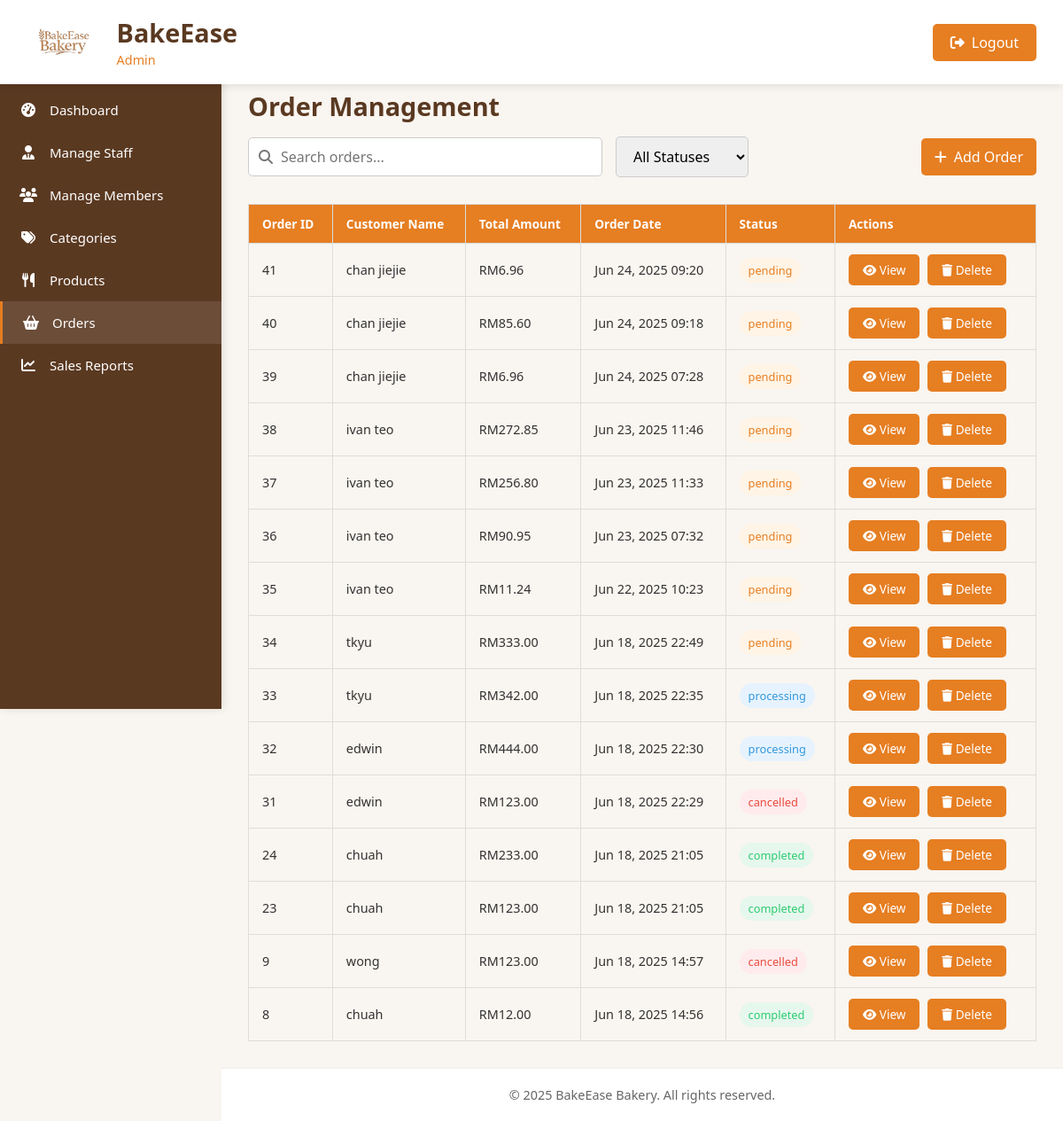
The app's page /admin-manage-orders.php (signed in) with its own data.
### tables this page shows
CREATE TABLE `orders` (
  `id` int(11) NOT NULL,
  `customer_id` int(11) DEFAULT NULL,
  `customer_name` varchar(100) NOT NULL DEFAULT 'Guest',
  `total_amount` decimal(10,2) DEFAULT NULL,
  `status` varchar(20) DEFAULT 'pending',
  `delivery_address` text DEFAULT NULL,
  `delivery_date` date DEFAULT NULL,
  `order_date` timestamp NOT NULL DEFAULT current_timestamp(),
  `customer_email` varchar(100) DEFAULT NULL,
  `customer_phone` varchar(20) DEFAULT NULL
);

### admin-manage-orders.php (the view, shortened to what this page needs)
<?php
require_once 'db_connection.php';
$orders = [];
try {
    $search = $_GET['search'] ?? '';
    $query = "SELECT o.id, o.customer_id,
             COALESCE(c.name, o.customer_name, 'Guest') AS customer_name,
             o.total_amount, o.status, o.order_date, o.delivery_address,
             COALESCE(o.customer_email, c.email, 'Not provided') AS customer_email,
             COALESCE(o.customer_phone, c.phone, 'Not provided') AS customer_phone
      FROM orders o
      LEFT JOIN customers c ON o.customer_id = c.id
      WHERE 1=1";
    $query .= " ORDER BY o.order_date DESC";
    $stmt = $conn->prepare($query);
    $stmt->execute();
    $result = $stmt->get_result();
    $orders = $result->fetch_all(MYSQLI_ASSOC);
} catch (Exception $e) {
    $error_message = "Error fetching orders: " . $e->getMessage();
}
?>
<!DOCTYPE html>
<html lang="en">
<head>
    <link rel="stylesheet" href="https://cdnjs.cloudflare.com/ajax/libs/font-awesome/6.4.0/css/all.min.css">
    <link rel="stylesheet" href="sidebar.css">
</head>
<body>
    <header class="admin-header">
        <div class="logo-container">
            <img src="images/logo.png" alt="BakeEase Logo">
            <div class="logo-text">
                <h1>BakeEase</h1>
                <span>Admin</span>
            </div>
        </div>
        <nav class="admin-nav">
            <button class="btn-logout" onclick="window.location.href='admin-logout.php'">
              <i class="fas fa-sign-out-alt"></i> Logout
            </button>
        </nav>
    </header>
    <div class="admin-container" style="display: flex; flex-direction: column; min-height: 100vh;">
    <aside class="admin-sidebar">
      <ul class="sidebar-menu">
        <li><a href="admin-dashboard.php"><i class="fas fa-tachometer-alt"></i> <span class="menu-text">Dashboard</span></a></li>
        <li><a href="admin-manage-staff.php"><i class="fas fa-user-tie"></i> <span class="menu-text">Manage Staff</span></a></li>
        <li><a href="admin-manage-member.php"><i class="fas fa-users"></i> <span class="menu-text">Manage Members</span></a></li>
        <li><a href="admin-manage-categories.php"><i class="fas fa-tags"></i> <span class="menu-text">Categories</span></a></li>
        <li><a href="admin-manage-product.php"><i class="fas fa-utensils"></i> <span class="menu-text">Products</span></a></li>
        <li><a href="admin-manage-orders.php" class="active"><i class="fas fa-shopping-basket"></i> <span class="menu-text">Orders</span></a></li>
        <li><a href="admin-sales-reports.php"><i class="fas fa-chart-line"></i> <span class="menu-text">Sales Reports</span></a></li>
      </ul>
    </aside>
    <main class="admin-content">
        <div class="page-header">
            <div class="page-title">
                <h2>Order Management</h2>
            </div>
        </div>
        <div class="search-filter">
          <form method="GET" action="admin-manage-orders.php" class="search-box">
            <i class="fas fa-search"></i>
            <input type="text" name="search" placeholder="Search orders..." value="<?php echo htmlspecialchars($search); ?>">
          </form>
          <form method="GET" action="admin-manage-orders.php" class="filter-dropdown">
            <select name="status" onchange="this.form.submit()">
              <option value="">All Statuses</option>
            </select>
          </form>
          <div class="action-buttons">
            <button onclick="openAddOrderModal()"><i class="fas fa-plus"></i> Add Order</button>
          </div>
        </div>
        <div class="table-responsive  ">
            <table class="order-table">
                <thead>
                    <tr>
                        <th>Order ID</th>
                        <th>Customer Name</th>
                        <th>Total Amount</th>
                        <th>Order Date</th>
                        <th>Status</th>
                        <th>Actions</th>
                    </tr>
                </thead>
                <tbody>
                    <?php if (empty($orders)): ?>
                        <tr>
                            <td colspan="6" style="text-align: center;">No orders found</td>
                        </tr>
                    <?php else: ?>
                        <?php foreach ($orders as $order): ?>
                            <tr>
                                <td><?php echo htmlspecialchars($order['id']); ?></td>
                                <td>
                                    <?php
                                    $displayName = !empty($order['customer_name']) ? $order['customer_name'] : 'Guest';
                                    echo htmlspecialchars($displayName);
                                    ?>
                                </td>
                                <td>RM<?php echo number_format($order['total_amount'], 2); ?></td>
                                <td><?php echo date('M d, Y H:i', strtotime($order['order_date'])); ?></td>
                                <td>
                                    <span class="status <?php echo strtolower($order['status']); ?>">
                                        <?php echo htmlspecialchars($order['status']); ?>
                                    </span>
                                </td>
                                <td>
                                    <button class="order-action-btn" onclick="openOrderDetailsModal(
                                        '<?php echo $order['id']; ?>',
                                        '<?php echo htmlspecialchars($order['customer_name'] ?? 'Guest', ENT_QUOTES); ?>',
                                        '<?php echo $order['customer_id'] ?? ''; ?>',
                                        '<?php echo $order['total_amount']; ?>',
                                        '<?php echo $order['order_date']; ?>',
                                        '<?php echo htmlspecialchars($order['status'], ENT_QUOTES); ?>',
                                        '<?php echo htmlspecialchars($order['customer_email'] ?? '', ENT_QUOTES); ?>',
                                        '<?php echo htmlspecialchars($order['customer_phone'] ?? '', ENT_QUOTES); ?>',
                                        '<?php echo htmlspecialchars($order['delivery_address'] ?? '', ENT_QUOTES); ?>'
                                    )">
                                        <i class="fas fa-eye"></i> View
                                    </button>
                                    <button class="order-action-btn" onclick="confirmDelete(<?php echo $order['id']; ?>)">
                                        <i class="fas fa-trash"></i> Delete
                                    </button>
                                </td>
                            </tr>
                        <?php endforeach; ?>
                    <?php endif; ?>
                </tbody>
            </table>
        </div>
    </main>
    <footer class="admin-footer">
        <p>&copy; <?php echo date('Y'); ?> BakeEase Bakery. All rights reserved.</p>
    </footer>
</body>
</html>

### sidebar.css (style rules this page uses)
:root { --primary: #e67e22; --primary-dark: #d35400; --brown: #5a3921; --white: #ffffff; }
.admin-sidebar { width: 250px; background-color: var(--brown); color: var(--white); padding: 20px 0; position: fixed; height: calc(100vh - 80px); top: 80px; z-index: 100; box-shadow: 2px 0 10px rgba(0, 0, 0, 0.1); transition: width 0.3s ease; }
.sidebar-menu { list-style: none; padding: 0; margin: 0; }
.sidebar-menu li { margin: 0; position: relative; }
.sidebar-menu a { display: flex; align-items: center; padding: 14px 20px; color: var(--white); text-decoration: none; font-size: 15px; height: 48px; box-sizing: border-box; transition: background-color 0.2s ease, border-left 0.1s ease; }
.sidebar-menu a.active { background-color: rgba(255, 255, 255, 0.1); border-left: 3px solid var(--primary); font-weight: 500; }
.sidebar-menu i { width: 24px; text-align: center; margin-right: 12px; font-size: 16px; }
.admin-sidebar, .sidebar-menu a, .sidebar-menu i { transition: all 0.3s cubic-bezier(0.4, 0, 0.2, 1); }

### records on screen
orders: id "41", displayName "chan jiejie", total_amount "6.96", order_date "Jun 24, 2025 09:20", status "pending"
orders: id "40", displayName "chan jiejie", total_amount "85.60", order_date "Jun 24, 2025 09:18", status "pending"
orders: id "39", displayName "chan jiejie", total_amount "6.96", order_date "Jun 24, 2025 07:28", status "pending"
orders: id "38", displayName "ivan teo", total_amount "272.85", order_date "Jun 23, 2025 11:46", status "pending"
orders: id "37", displayName "ivan teo", total_amount "256.80", order_date "Jun 23, 2025 11:33", status "pending"
orders: id "36", displayName "ivan teo", total_amount "90.95", order_date "Jun 23, 2025 07:32", status "pending"
orders: id "35", displayName "ivan teo", total_amount "11.24", order_date "Jun 22, 2025 10:23", status "pending"
orders: id "34", displayName "tkyu", total_amount "333.00", order_date "Jun 18, 2025 22:49", status "pending"
orders: id "33", displayName "tkyu", total_amount "342.00", order_date "Jun 18, 2025 22:35", status "processing"
orders: id "32", displayName "edwin", total_amount "444.00", order_date "Jun 18, 2025 22:30", status "processing"
orders: id "31", displayName "edwin", total_amount "123.00", order_date "Jun 18, 2025 22:29", status "cancelled"
orders: id "24", displayName "chuah", total_amount "233.00", order_date "Jun 18, 2025 21:05", status "completed"
orders: id "23", displayName "chuah", total_amount "123.00", order_date "Jun 18, 2025 21:05", status "completed"
orders: id "9", displayName "wong", total_amount "123.00", order_date "Jun 18, 2025 14:57", status "cancelled"
orders: id "8", displayName "chuah", total_amount "12.00", order_date "Jun 18, 2025 14:56", status "completed"
